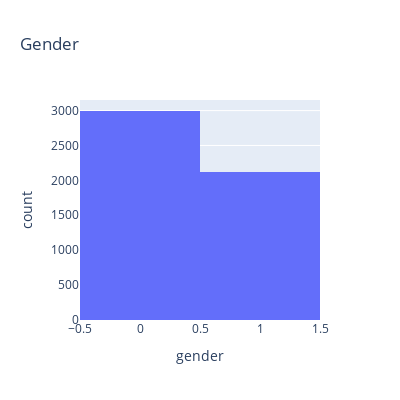
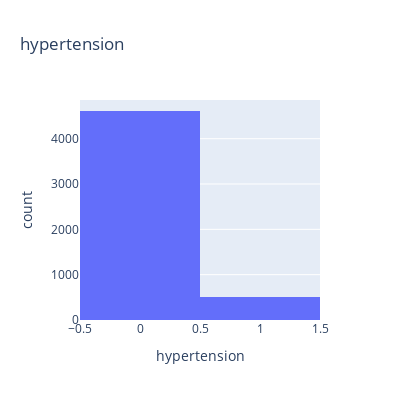
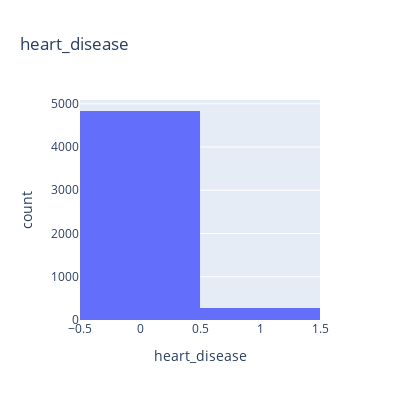
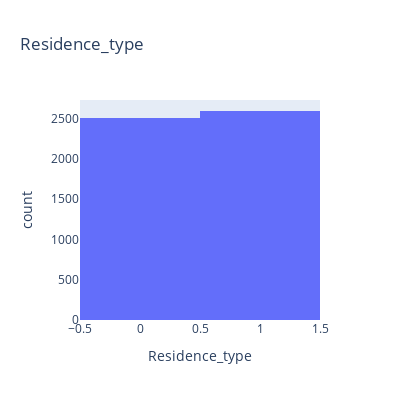

Write notebook code for charts like these, in order.
### Code cell
print (f'{round(df["gender"].value_counts(normalize=True)*100,2)}')
fig = px.histogram(df, x="gender", title='Gender', width=400, height=400)
fig.show()
print (f'{round(df["hypertension"].value_counts(normalize=True)*100,2)}')
fig = px.histogram(df, x="hypertension", title='hypertension', width=400, height=400)
fig.show()
print (f'{round(df["heart_disease"].value_counts(normalize=True)*100,2)}')
fig = px.histogram(df, x="heart_disease", title='heart_disease', width=400, height=400)
fig.show()
print (f'{round(df["Residence_type"].value_counts(normalize=True)*100,2)}')
fig = px.histogram(df, x="Residence_type", title='Residence_type', width=400, height=400)
fig.show()
print (f'{round(df["smoking_status"].value_counts(normalize=True)*100,2)}')
fig = px.histogram(df, x="smoking_status", title='smoking_status', width=400, height=400)
fig.update_layout(xaxis={'categoryorder':'total descending'})
fig.show()

### Figure 1 — Plotly figure (JSON) as saved in the notebook; plotly's stock layout.template omitted (floating-point values rounded to 4 significant figures; data arrays with more than 128 entries replaced by an {"elided": "..."} marker saying what was removed)
{"data": [{"bingroup": "x", "hovertemplate": "gender=%{x}<br>count=%{y}<extra></extra>", "legendgroup": "", "marker": {"color": "#636efa", "pattern": {"shape": ""}}, "name": "", "orientation": "v", "showlegend": false, "type": "histogram", "x": {"elided": "5109 int values"}, "xaxis": "x", "yaxis": "y"}], "layout": {"barmode": "relative", "height": 400, "legend": {"tracegroupgap": 0}, "title": {"text": "Gender"}, "width": 400, "xaxis": {"anchor": "y", "domain": [0, 1], "title": {"text": "gender"}}, "yaxis": {"anchor": "x", "domain": [0, 1], "title": {"text": "count"}}}}

### Figure 2 — Plotly figure (JSON) as saved in the notebook; plotly's stock layout.template omitted (floating-point values rounded to 4 significant figures; data arrays with more than 128 entries replaced by an {"elided": "..."} marker saying what was removed)
{"data": [{"bingroup": "x", "hovertemplate": "hypertension=%{x}<br>count=%{y}<extra></extra>", "legendgroup": "", "marker": {"color": "#636efa", "pattern": {"shape": ""}}, "name": "", "orientation": "v", "showlegend": false, "type": "histogram", "x": {"elided": "5109 int values"}, "xaxis": "x", "yaxis": "y"}], "layout": {"barmode": "relative", "height": 400, "legend": {"tracegroupgap": 0}, "title": {"text": "hypertension"}, "width": 400, "xaxis": {"anchor": "y", "domain": [0, 1], "title": {"text": "hypertension"}}, "yaxis": {"anchor": "x", "domain": [0, 1], "title": {"text": "count"}}}}

### Figure 3 — Plotly figure (JSON) as saved in the notebook; plotly's stock layout.template omitted (floating-point values rounded to 4 significant figures; data arrays with more than 128 entries replaced by an {"elided": "..."} marker saying what was removed)
{"data": [{"bingroup": "x", "hovertemplate": "heart_disease=%{x}<br>count=%{y}<extra></extra>", "legendgroup": "", "marker": {"color": "#636efa", "pattern": {"shape": ""}}, "name": "", "orientation": "v", "showlegend": false, "type": "histogram", "x": {"elided": "5109 int values"}, "xaxis": "x", "yaxis": "y"}], "layout": {"barmode": "relative", "height": 400, "legend": {"tracegroupgap": 0}, "title": {"text": "heart_disease"}, "width": 400, "xaxis": {"anchor": "y", "domain": [0, 1], "title": {"text": "heart_disease"}}, "yaxis": {"anchor": "x", "domain": [0, 1], "title": {"text": "count"}}}}

### Figure 4 — Plotly figure (JSON) as saved in the notebook; plotly's stock layout.template omitted (floating-point values rounded to 4 significant figures; data arrays with more than 128 entries replaced by an {"elided": "..."} marker saying what was removed)
{"data": [{"bingroup": "x", "hovertemplate": "Residence_type=%{x}<br>count=%{y}<extra></extra>", "legendgroup": "", "marker": {"color": "#636efa", "pattern": {"shape": ""}}, "name": "", "orientation": "v", "showlegend": false, "type": "histogram", "x": {"elided": "5109 int values"}, "xaxis": "x", "yaxis": "y"}], "layout": {"barmode": "relative", "height": 400, "legend": {"tracegroupgap": 0}, "title": {"text": "Residence_type"}, "width": 400, "xaxis": {"anchor": "y", "domain": [0, 1], "title": {"text": "Residence_type"}}, "yaxis": {"anchor": "x", "domain": [0, 1], "title": {"text": "count"}}}}
